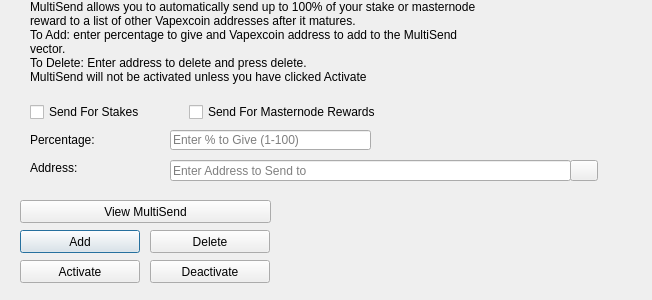
<?xml version="1.0" encoding="UTF-8"?>
<ui version="4.0">
 <class>MultiSendDialog</class>
 <widget class="QDialog" name="MultiSendDialog">
  <property name="windowModality">
   <enum>Qt::NonModal</enum>
  </property>
  <property name="geometry">
   <rect>
    <x>0</x>
    <y>0</y>
    <width>652</width>
    <height>300</height>
   </rect>
  </property>
  <property name="windowTitle">
   <string>MultiSend</string>
  </property>
  <widget class="QLineEdit" name="multiSendPercentEdit">
   <property name="geometry">
    <rect>
     <x>170</x>
     <y>130</y>
     <width>201</width>
     <height>20</height>
    </rect>
   </property>
   <property name="toolTip">
    <string>Enter whole numbers 1 - 100</string>
   </property>
   <property name="placeholderText">
    <string>Enter % to Give (1-100)</string>
   </property>
  </widget>
  <widget class="QLineEdit" name="multiSendAddressEdit">
   <property name="geometry">
    <rect>
     <x>170</x>
     <y>160</y>
     <width>401</width>
     <height>21</height>
    </rect>
   </property>
   <property name="toolTip">
    <string/>
   </property>
   <property name="placeholderText">
    <string>Enter Address to Send to</string>
   </property>
  </widget>
  <widget class="QLabel" name="label_2">
   <property name="geometry">
    <rect>
     <x>30</x>
     <y>0</y>
     <width>451</width>
     <height>121</height>
    </rect>
   </property>
   <property name="lineWidth">
    <number>1</number>
   </property>
   <property name="text">
    <string>MultiSend allows you to automatically send up to 100% of your stake or masternode reward to a list of other Vapexcoin addresses after it matures.
To Add: enter percentage to give and Vapexcoin address to add to the MultiSend vector.
To Delete: Enter address to delete and press delete.
MultiSend will not be activated unless you have clicked Activate</string>
   </property>
   <property name="alignment">
    <set>Qt::AlignLeading|Qt::AlignLeft|Qt::AlignTop</set>
   </property>
   <property name="wordWrap">
    <bool>true</bool>
   </property>
  </widget>
  <widget class="QLabel" name="message">
   <property name="geometry">
    <rect>
     <x>290</x>
     <y>200</y>
     <width>351</width>
     <height>91</height>
    </rect>
   </property>
   <property name="text">
    <string/>
   </property>
  </widget>
  <widget class="QPushButton" name="addButton">
   <property name="geometry">
    <rect>
     <x>20</x>
     <y>230</y>
     <width>120</width>
     <height>23</height>
    </rect>
   </property>
   <property name="toolTip">
    <string/>
   </property>
   <property name="statusTip">
    <string>Add to MultiSend Vector</string>
   </property>
   <property name="text">
    <string>Add</string>
   </property>
  </widget>
  <widget class="QPushButton" name="disableButton">
   <property name="geometry">
    <rect>
     <x>150</x>
     <y>260</y>
     <width>120</width>
     <height>23</height>
    </rect>
   </property>
   <property name="statusTip">
    <string>Deactivate MultiSend</string>
   </property>
   <property name="text">
    <string>Deactivate</string>
   </property>
  </widget>
  <widget class="QPushButton" name="addressBookButton">
   <property name="geometry">
    <rect>
     <x>570</x>
     <y>160</y>
     <width>28</width>
     <height>21</height>
    </rect>
   </property>
   <property name="toolTip">
    <string>Choose an address from the address book</string>
   </property>
   <property name="text">
    <string/>
   </property>
   <property name="icon">
    <iconset resource="../vapexcoin.qrc">
     <normaloff>:/icons/address-book</normaloff>:/icons/address-book</iconset>
   </property>
   <property name="shortcut">
    <string>Alt+A</string>
   </property>
   <property name="autoDefault">
    <bool>false</bool>
   </property>
  </widget>
  <widget class="QLabel" name="label">
   <property name="geometry">
    <rect>
     <x>30</x>
     <y>130</y>
     <width>121</width>
     <height>20</height>
    </rect>
   </property>
   <property name="toolTip">
    <string>Percentage of stake to send</string>
   </property>
   <property name="text">
    <string>Percentage:</string>
   </property>
  </widget>
  <widget class="QLabel" name="label_5">
   <property name="geometry">
    <rect>
     <x>30</x>
     <y>160</y>
     <width>111</width>
     <height>16</height>
    </rect>
   </property>
   <property name="toolTip">
    <string>Address to send portion of stake to</string>
   </property>
   <property name="text">
    <string>Address:</string>
   </property>
  </widget>
  <widget class="QPushButton" name="deleteButton">
   <property name="geometry">
    <rect>
     <x>150</x>
     <y>230</y>
     <width>120</width>
     <height>23</height>
    </rect>
   </property>
   <property name="toolTip">
    <string/>
   </property>
   <property name="statusTip">
    <string>Delete Address From MultiSend Vector</string>
   </property>
   <property name="text">
    <string>Delete</string>
   </property>
  </widget>
  <widget class="QPushButton" name="activateButton">
   <property name="geometry">
    <rect>
     <x>20</x>
     <y>260</y>
     <width>120</width>
     <height>23</height>
    </rect>
   </property>
   <property name="statusTip">
    <string>Activate MultiSend</string>
   </property>
   <property name="text">
    <string>Activate</string>
   </property>
  </widget>
  <widget class="QPushButton" name="viewButton">
   <property name="geometry">
    <rect>
     <x>20</x>
     <y>200</y>
     <width>251</width>
     <height>23</height>
    </rect>
   </property>
   <property name="toolTip">
    <string/>
   </property>
   <property name="statusTip">
    <string>View MultiSend Vector</string>
   </property>
   <property name="text">
    <string>View MultiSend</string>
   </property>
  </widget>
  <widget class="QWidget" name="horizontalLayoutWidget">
   <property name="geometry">
    <rect>
     <x>30</x>
     <y>100</y>
     <width>351</width>
     <height>24</height>
    </rect>
   </property>
   <layout class="QHBoxLayout" name="horizontalLayout">
    <item>
     <widget class="QCheckBox" name="multiSendStakeCheckBox">
      <property name="text">
       <string>Send For Stakes</string>
      </property>
     </widget>
    </item>
    <item>
     <widget class="QCheckBox" name="multiSendMasternodeCheckBox">
      <property name="text">
       <string>Send For Masternode Rewards</string>
      </property>
     </widget>
    </item>
   </layout>
  </widget>
 </widget>
 <resources>
  <include location="../vapexcoin.qrc"/>
 </resources>
 <connections/>
</ui>
